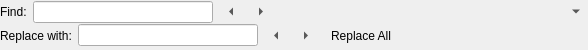
<?xml version="1.0" encoding="UTF-8"?>
<ui version="4.0">
 <class>SearchWidget</class>
 <widget class="QWidget" name="SearchWidget">
  <property name="geometry">
   <rect>
    <x>0</x>
    <y>0</y>
    <width>588</width>
    <height>50</height>
   </rect>
  </property>
  <property name="sizePolicy">
   <sizepolicy hsizetype="Expanding" vsizetype="Preferred">
    <horstretch>0</horstretch>
    <verstretch>0</verstretch>
   </sizepolicy>
  </property>
  <property name="windowTitle">
   <string>Form</string>
  </property>
  <layout class="QVBoxLayout" name="verticalLayout">
   <property name="spacing">
    <number>0</number>
   </property>
   <property name="leftMargin">
    <number>0</number>
   </property>
   <property name="topMargin">
    <number>0</number>
   </property>
   <property name="rightMargin">
    <number>0</number>
   </property>
   <property name="bottomMargin">
    <number>0</number>
   </property>
   <item>
    <widget class="QWidget" name="widgetSearch" native="true">
     <layout class="QHBoxLayout" name="horizontalLayout_2">
      <property name="leftMargin">
       <number>0</number>
      </property>
      <property name="topMargin">
       <number>0</number>
      </property>
      <property name="rightMargin">
       <number>0</number>
      </property>
      <property name="bottomMargin">
       <number>0</number>
      </property>
      <item>
       <widget class="QLabel" name="labelFind">
        <property name="text">
         <string>Find:</string>
        </property>
       </widget>
      </item>
      <item>
       <widget class="QLineEdit" name="searchString">
        <property name="minimumSize">
         <size>
          <width>180</width>
          <height>0</height>
         </size>
        </property>
        <property name="maximumSize">
         <size>
          <width>180</width>
          <height>16777215</height>
         </size>
        </property>
        <property name="toolTip">
         <string>Find:</string>
        </property>
       </widget>
      </item>
      <item>
       <widget class="QToolButton" name="findPrevious">
        <property name="toolTip">
         <string>Find Previous</string>
        </property>
        <property name="text">
         <string>...</string>
        </property>
        <property name="autoRaise">
         <bool>true</bool>
        </property>
        <property name="arrowType">
         <enum>Qt::LeftArrow</enum>
        </property>
       </widget>
      </item>
      <item>
       <widget class="QToolButton" name="findNext">
        <property name="toolTip">
         <string>Find Next</string>
        </property>
        <property name="text">
         <string>...</string>
        </property>
        <property name="autoRaise">
         <bool>true</bool>
        </property>
        <property name="arrowType">
         <enum>Qt::RightArrow</enum>
        </property>
       </widget>
      </item>
      <item>
       <widget class="QToolButton" name="searchOptions">
        <property name="toolTip">
         <string>Search Options</string>
        </property>
        <property name="icon">
         <iconset resource="editor.qrc">
          <normaloff>:/icons/search_options</normaloff>:/icons/search_options</iconset>
        </property>
        <property name="autoRaise">
         <bool>true</bool>
        </property>
        <property name="arrowType">
         <enum>Qt::NoArrow</enum>
        </property>
       </widget>
      </item>
      <item>
       <spacer name="spacerTop">
        <property name="orientation">
         <enum>Qt::Horizontal</enum>
        </property>
        <property name="sizeType">
         <enum>QSizePolicy::Expanding</enum>
        </property>
        <property name="sizeHint" stdset="0">
         <size>
          <width>243</width>
          <height>14</height>
         </size>
        </property>
       </spacer>
      </item>
      <item>
       <widget class="QLabel" name="infoMessage">
        <property name="text">
         <string/>
        </property>
       </widget>
      </item>
      <item>
       <widget class="QToolButton" name="close">
        <property name="toolTip">
         <string>Hide</string>
        </property>
        <property name="text">
         <string>...</string>
        </property>
        <property name="autoRaise">
         <bool>true</bool>
        </property>
        <property name="arrowType">
         <enum>Qt::DownArrow</enum>
        </property>
       </widget>
      </item>
     </layout>
    </widget>
   </item>
   <item>
    <widget class="QWidget" name="widgetReplace" native="true">
     <layout class="QHBoxLayout" name="horizontalLayout">
      <property name="leftMargin">
       <number>0</number>
      </property>
      <property name="topMargin">
       <number>0</number>
      </property>
      <property name="rightMargin">
       <number>0</number>
      </property>
      <property name="bottomMargin">
       <number>3</number>
      </property>
      <item>
       <widget class="QLabel" name="labelReplace">
        <property name="text">
         <string>Replace with:</string>
        </property>
       </widget>
      </item>
      <item>
       <widget class="QLineEdit" name="replaceString">
        <property name="minimumSize">
         <size>
          <width>180</width>
          <height>0</height>
         </size>
        </property>
        <property name="maximumSize">
         <size>
          <width>180</width>
          <height>16777215</height>
         </size>
        </property>
        <property name="toolTip">
         <string>Replace with:</string>
        </property>
       </widget>
      </item>
      <item>
       <widget class="QToolButton" name="replacePrevious">
        <property name="toolTip">
         <string>Replace Previous</string>
        </property>
        <property name="text">
         <string>...</string>
        </property>
        <property name="autoRaise">
         <bool>true</bool>
        </property>
        <property name="arrowType">
         <enum>Qt::LeftArrow</enum>
        </property>
       </widget>
      </item>
      <item>
       <widget class="QToolButton" name="replaceNext">
        <property name="toolTip">
         <string>Replace Next</string>
        </property>
        <property name="text">
         <string>...</string>
        </property>
        <property name="autoRaise">
         <bool>true</bool>
        </property>
        <property name="arrowType">
         <enum>Qt::RightArrow</enum>
        </property>
       </widget>
      </item>
      <item>
       <widget class="QToolButton" name="replaceAll">
        <property name="text">
         <string>Replace All</string>
        </property>
        <property name="autoRaise">
         <bool>true</bool>
        </property>
       </widget>
      </item>
      <item>
       <spacer name="spacerBottom">
        <property name="orientation">
         <enum>Qt::Horizontal</enum>
        </property>
        <property name="sizeType">
         <enum>QSizePolicy::Expanding</enum>
        </property>
        <property name="sizeHint" stdset="0">
         <size>
          <width>236</width>
          <height>15</height>
         </size>
        </property>
       </spacer>
      </item>
      <item>
       <widget class="QLabel" name="labelMessage">
        <property name="text">
         <string/>
        </property>
       </widget>
      </item>
     </layout>
    </widget>
   </item>
  </layout>
 </widget>
 <resources>
  <include location="editor.qrc"/>
 </resources>
 <connections/>
</ui>
